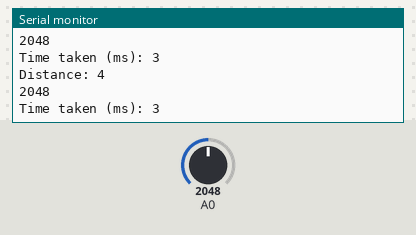
The sketch below on a simulated Particle Photon. Shown: the last lines printed to the serial monitor. Inputs (shaded band) come from the test bench; at power-on: A0 = 2048.

Above: at 1.3 s.
1.4 s: A0 set to 2866
At 1.9 s:
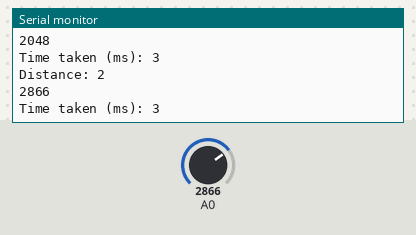
2.9 s: A0 set to 3603
At 3.4 s:
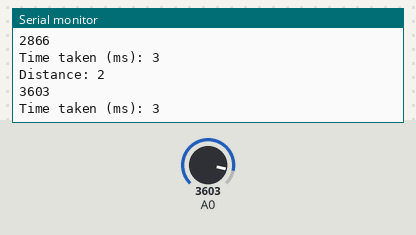
Timing chart, 0 to 5.9 s (numbered marks = the images above; inputs shaded):
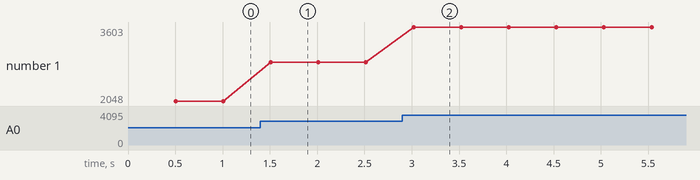

Measured:
- after the input at 1.4 s, the serial monitor: prints a new line after 0.11 s (image 1)
- after the input at 2.9 s, the serial monitor: prints a new line after 0.12 s (image 2)
- plotted number 1: 2048 → 2866 after the input at 1.4 s, 2866 → 3603 after the input at 2.9 s

The sketch:

Test_-_IR.ino
```cpp
#include <SharpIR.h>

#define IR A0 // define signal pin
#define model 20150 // used 20150 because model FP2Y0A02YK0F is used

SharpIR SharpIR(IR, model);
void setup() {
 Serial.begin(9600);
}

void loop() {
    // Sharp IR code for Robojax.com
    delay(500);

  unsigned long startTime = millis();  // takes the time before the loop on the library begins

  int dis = SharpIR.distance();  // this returns the distance to the object you're measuring

  Serial.print("Distance: ");  // returns it to the serial monitor
  Serial.println(dis);
  Serial.println(analogRead(A0));
  unsigned long endTime = millis() - startTime;  // the following gives you the time taken to get the measurement
 Serial.print("Time taken (ms): ");
 Serial.println(endTime);
}
```

SharpIR.h
```cpp
/*
	SharpIR

	Arduino library for retrieving distance (in cm) from the analog GP2Y0A21Y and GP2Y0A02YK

	From an original version of Dr. Marcal Casas-Cartagena (marcal.casas@gmail.com)

    Version : 1.0 : Guillaume Rico

	https://github.com/guillaume-rico/SharpIR

*/

#ifndef SharpIR_h
#define SharpIR_h

#define NB_SAMPLE 25

#ifdef ARDUINO
  #include "Arduino.h"
#elif defined(SPARK)
  #include "Particle.h"
#endif

class SharpIR
{
  public:

    SharpIR (int irPin, long sensorModel);
    int distance();

  private:

    void sort(int a[], int size);

    int _irPin;
    long _model;
};

#endif
```
